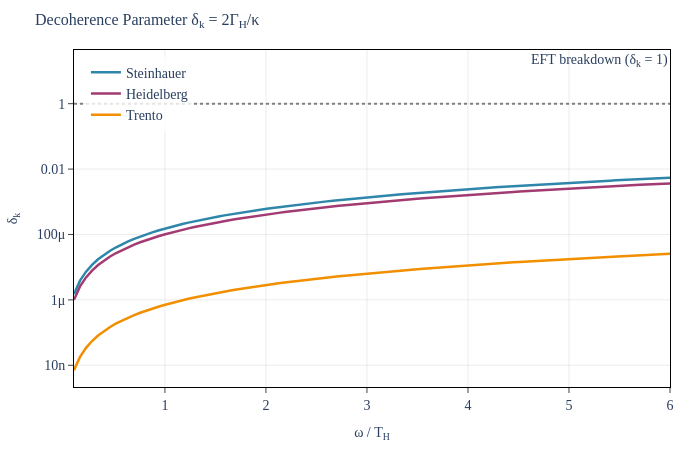

Notebook code for this chart:
### Markdown cell above
## 3. Modified Unitarity and Decoherence Parameter

The central new result of the exact WKB analysis is the **decoherence parameter**:

$$\delta_k = 2\,\frac{\Gamma_H}{\kappa} = 2\,\delta_{\text{diss}}$$

This quantifies the unitarity deficit of the Bogoliubov transformation:
$$|\alpha|^2 - |\beta|^2 = 1 - \delta_k$$

Physical interpretation:
- $\delta_k = 0$: closed system, unitarity preserved (standard Hawking)
- $0 < \delta_k \ll 1$: open system, small decoherence (perturbative EFT valid)
- $\delta_k \sim 1$: strong dissipation (EFT breakdown)

The factor of 2 arises from traversing the dissipative region on both the retarded and advanced branches of the SK contour.

Lean theorems: `decoherence_nonneg`, `decoherence_double_delta_diss` (WKBConnection.lean)

### Code cell
# viz-ref: fig_decoherence_and_noise

fig_dk = go.Figure()

for name, p in platforms.items():
    T_H = p.T_H
    omegas = np.linspace(0.1 * T_H, 6.0 * T_H, N_POINTS)
    dk_vals = []

    for omega in omegas:
        conn = exact_connection_formula(
            omega,
            p.kappa,
            p.c_s,
            p.xi,
            p.gamma_1,
            p.gamma_2,
            p.gamma_2_1,
            p.gamma_2_2,
        )
        dk_vals.append(conn.delta_k)

    fig_dk.add_trace(
        go.Scatter(
            x=omegas / T_H,
            y=dk_vals,
            mode="lines",
            name=name,
            line=dict(color=platform_colors[name], width=2.5),
        )
    )

# Add reference line at delta_k = 1 (EFT breakdown)
fig_dk.add_hline(
    y=1.0,
    line_dash="dot",
    line_color="grey",
    annotation_text="EFT breakdown (\u03b4<sub>k</sub> = 1)",
    annotation_position="top right",
)

apply_layout(
    fig_dk,
    title=dict(
        text="Decoherence Parameter \u03b4<sub>k</sub> = 2\u0393<sub>H</sub>/\u03ba",
        font=TITLE_FONT,
    ),
    xaxis_title=dict(text="\u03c9 / T<sub>H</sub>", font=FONT),
    yaxis_title=dict(text="\u03b4<sub>k</sub>", font=FONT),
    yaxis_type="log",
    legend=dict(x=0.02, y=0.98, bgcolor="rgba(255,255,255,0.8)"),
    width=700,
    height=450,
)

fig_dk.show()

# Print delta_k at omega = T_H for each platform
print("\nDecoherence parameter at omega = T_H:")
print(f"{'Platform':<15} {'delta_k':>12} {'delta_k << 1?':>15}")
print("-" * 45)
for name, p in platforms.items():
    conn = exact_connection_formula(
        p.T_H,
        p.kappa,
        p.c_s,
        p.xi,
        p.gamma_1,
        p.gamma_2,
        p.gamma_2_1,
        p.gamma_2_2,
    )
    status = (
        "YES" if conn.delta_k < 0.01 else "marginal" if conn.delta_k < 0.1 else "NO"
    )
    print(f"{name:<15} {conn.delta_k:>12.2e} {status:>15}")
